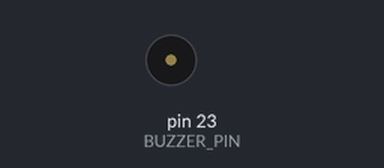
The sketch below on a simulated Arduino Mega 2560, built with avr-gcc and run on an emulated ATmega2560. On the bench: buzzer (waves = sounding, pin HIGH).

Above: at 1.6 s.
At 4.9 s:
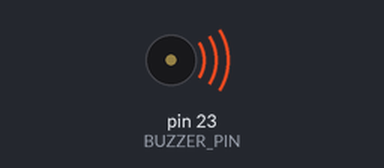
Timing chart, 0 to 5.2 s (numbered marks = the images above):
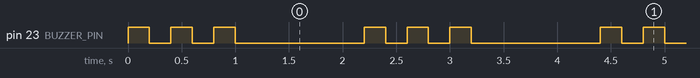

The sketch:

buzzer.ino
```cpp
// 2 Pin Active buzzer has 2 pin + and -
// +ve will be given the signal
// -ve is the ground

#define BUZZER_PIN 23

void setup() {
  pinMode(BUZZER_PIN, OUTPUT);
}

void loop() {
  for (int i = 0; i < 3; i++) {  // 3 short beeps
    digitalWrite(BUZZER_PIN, HIGH);
    delay(200);
    digitalWrite(BUZZER_PIN, LOW);
    delay(200);
  }
  delay(1000);  // pause, then repeat
}
```

Measured:
- by itself, pin 23 (BUZZER_PIN): repeats every 2.2 s: 2 × (LOW 0.20 s, HIGH 0.20 s), LOW 1.2 s, HIGH 0.20 s
- by itself, everything shown: repeats every 2.2 s, in 6 steps
